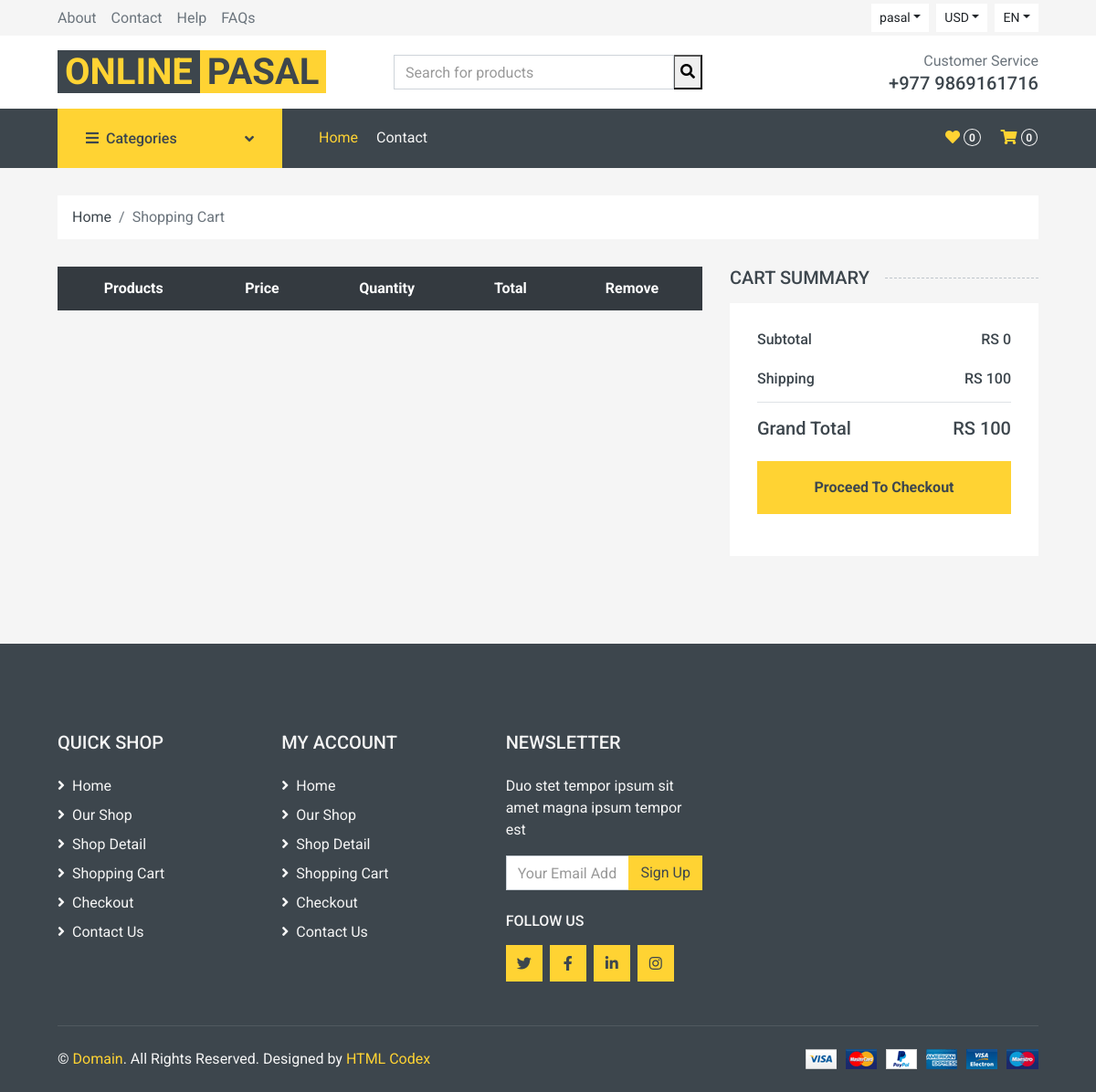
Before: /cart (signed in) with the older database file.
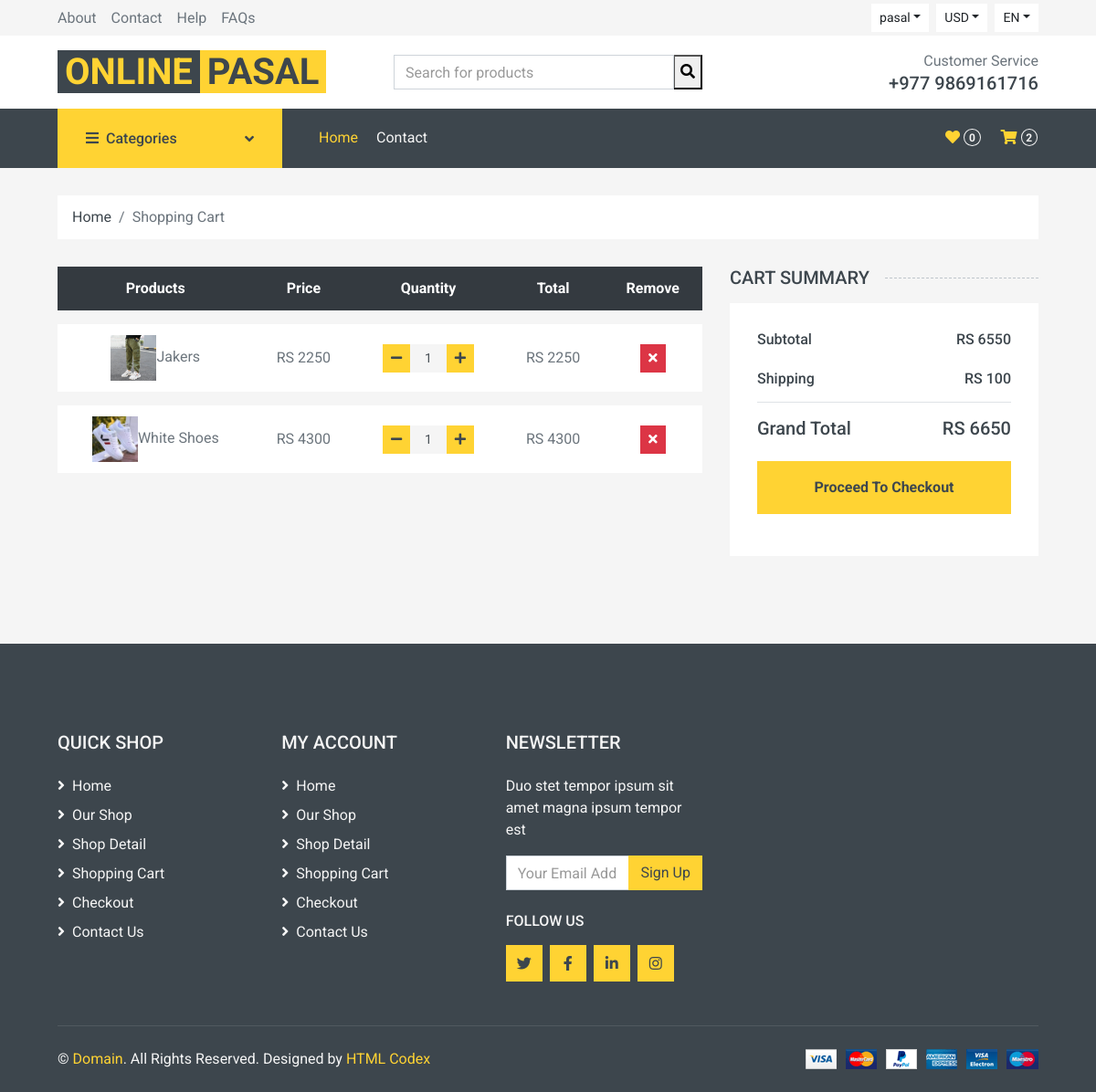
After: the same page with the newer database file.
### home/models.py (models this page shows, shortened)
class Cart(models.Model):
    username = models.CharField(max_length = 300)
    slug = models.CharField(max_length= 300)
    quantity = models.IntegerField()
    total = models.IntegerField()
    date = models.DateTimeField(auto_now_add= True)
    checkout = models.BooleanField(default = False)
    items = models.ForeignKey(Product, on_delete = models.CASCADE)

class Product(models.Model):
    name = models.CharField(max_length = 300)
    price = models.IntegerField()
    discounted_price = models.IntegerField()
    image = models.ImageField(upload_to = 'media')
    description = RichTextField()
    specification = RichTextField()
    category = models.ForeignKey(Category, on_delete = models.CASCADE)
    brand = models.ForeignKey(Brand, on_delete = models.CASCADE)
    slug = models.CharField(max_length = 500, unique = True)
    status = models.CharField(choices= STATUS, max_length= 50)
    labels = models.CharField(choices = LABELS, max_length = 50)

### home/views.py (the view)
# urls.py: path('cart', CartView.as_view(), name = 'cart'),
class CartView(BaseView):
    def get(self, request):
        self.views["cart_counts"] = count_cart(request)
        self.views["wish_counts"] = count_wish(request)
        username = request.user.username
        self.views['cart_view'] = Cart.objects.filter(username = username )
        s = 0
        for i in self.views["cart_view"]:
            s = s + i.total
        self.views["sub_total"] = s
        self.views['delevery_charge'] = 100
        self.views['grand_total'] = s+100
        return render(request, 'cart.html', self.views)

### home/views.py (called while the page is built)
def count_cart(request):
    username = request.user.username
    cart_count = Cart.objects.filter(checkout = False, username = username).count()
    return cart_count

def count_wish(request):
    username = request.user.username
    wish_count = WishList.objects.filter(username = username).count()
    return wish_count

### templates/cart.html (shortened to what the changed rows need)
{% extends 'base.html' %}
{% block content %}
    <div class="container-fluid">
        <div class="row px-xl-5">
            <div class="col-lg-8 table-responsive mb-5">
                <table class="table table-light table-borderless table-hover text-center mb-0">
                    <thead class="thead-dark">
                        <tr>
                            <th>Products</th>
                            <th>Price</th>
                            <th>Quantity</th>
                            <th>Total</th>
                            <th>Remove</th>
                        </tr>
                    </thead>
                    <tbody class="align-middle">
                    {% for cart in cart_view %}
                        <tr>
                            <td class="align-middle"><img src="{{cart.items.image.url}}" alt="" style="width: 50px;">{{cart.items.name}}</td>
                            {% if cart.items.discounted_price > 0 %}
                            <td class="align-middle">RS {{cart.items.discounted_price}}</td>
                                {% else %}
                            <td class="align-middle">RS {{cart.items.price}}</td>
                            {% endif %}
                            <td class="align-middle">
                                <div class="input-group quantity mx-auto" style="width: 100px;">
                                    <div class="input-group-btn">
                                       <a href = "/reduce_quantity/{{cart.slug}}"> <button class="btn btn-sm btn-primary btn-minus" >
                                        <i class="fa fa-minus"></i>
                                        </button></a>
                                    </div>
                                    <input type="text" class="form-control form-control-sm bg-secondary border-0 text-center" value="{{cart.quantity}}">
                                    <div class="input-group-btn">
                                        <a href = "/add_to_cart/{{cart.slug}}"> <button class="btn btn-sm btn-primary btn-plus">
                                            <i class="fa fa-plus"></i>
                                        </button></a>
                                    </div>
                                </div>
                            </td>
                            <td class="align-middle">RS {{cart.total}}</td>
                            <td class="align-middle"><a href ="/delete_cart/{{cart.slug}}"><button class="btn btn-sm btn-danger"><i class="fa fa-times"></i></button></a</td>
                        </tr>
                    {% endfor %}
                    </tbody>
                </table>
            </div>
            <div class="col-lg-4">
                <div class="bg-light p-30 mb-5">
                    <div class="border-bottom pb-2">
                        <div class="d-flex justify-content-between mb-3">
                            <h6>Subtotal</h6>
                            <h6>RS {{sub_total}}</h6>
                        </div>
                    </div>
                    <div class="pt-2">
                        <div class="d-flex justify-content-between mt-2">
                            <h5>Grand Total</h5>
                            <h5>RS {{grand_total}}
                        </div>
                    </div>
                </div>
            </div>
        </div>
    </div>
{% endblock %}

### templates/base.html (shortened to what the changed rows need)
<!DOCTYPE html>
{% load static %}
<html lang="en">
<head>
    <link href="https://cdnjs.cloudflare.com/ajax/libs/font-awesome/5.10.0/css/all.min.css" rel="stylesheet">
    <link href="{% static 'lib/animate/animate.min.css' %}" rel="stylesheet">
    <link href="{% static 'lib/owlcarousel/assets/owl.carousel.min.css' %}" rel="stylesheet">
    <link href="{% static 'css/style.css' %}" rel="stylesheet">
</head>
<body>
    <div class="container-fluid bg-dark mb-30">
        <div class="row px-xl-5">
            <div class="col-lg-9">
                <nav class="navbar navbar-expand-lg bg-dark navbar-dark py-3 py-lg-0 px-0">
                    <div class="collapse navbar-collapse justify-content-between" id="navbarCollapse">
                        <div class="navbar-nav ml-auto py-0 d-none d-lg-block">
                            <a href="/cart" class="btn px-0 ml-3">
                                <i class="fas fa-shopping-cart text-primary"></i>
                                <span class="badge text-secondary border border-secondary rounded-circle" style="padding-bottom: 2px;">{{cart_counts}}</span>
                            </a>
                        </div>
                    </div>
                </nav>
            </div>
        </div>
    </div>
                {% block content %}
                {% endblock %}
</body>
</html>

Changed rows visible on the page:
added Cart: items.image (picture), items.name "Jakers", items.discounted_price "2250", quantity "1", total "2250"
added Cart: items.image (picture), items.name "White Shoes", items.discounted_price "4300", quantity "1", total "4300"
Other visible differences:
{{ cart_counts }}: "0" → "2"
{{ sub_total }}: "0" → "6550"
{{ grand_total }}: "100" → "6650"
